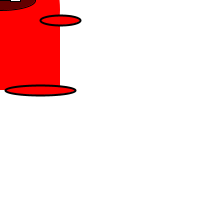
Frame 1 (no input)
Frame 60 (the mouse pressed at the canvas centre just before this capture): identical to frame 1, image omitted
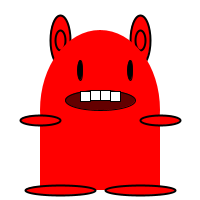
Frame 120 (the mouse held since frame 60 and released just before this capture)

The Processing sketch that drew these frames (run headless with seeded random() and noise(); from frame 60 on, the mouse is pressed at the canvas centre):

// Processing sketch: processing_122852
// ── processing_122852.pde

void setup()
{
  size(200, 200);
}

void draw () {
    background(255);

  
  stroke(1);
  fill(255,0,0);
  
  ellipseMode(CENTER);
  ellipse (mouseX-40,mouseY-60,20,50); //oor links


  ellipse (mouseX+40,mouseY-60,20,50); //oor rechts
  
  
   ellipse (mouseX-40,mouseY-60,10,20); //binnen oor links


  ellipse (mouseX+40,mouseY-60,10,20); //binnen oor rechts
  

  
  strokeWeight(2);
  noStroke();
  ellipse (mouseX,mouseY+10,120,160); //lichaam
  rect (mouseX-60,mouseY+20,120,70);  //lichaam


  
  stroke(1);
  strokeWeight(2);
  



  strokeWeight(1);
 
  fill(100,0,0);       
  ellipse(mouseX,mouseY,70,20);   //mond
  
  fill(255);
   rect(mouseX-10,mouseY-10,10,10); //tand
   rect(mouseX,mouseY-10,10,10);//tand
   rect(mouseX+10,mouseY-9,10,10);//tand
   rect(mouseX-20,mouseY-9,10,10);//tand

 
  fill(0);
  ellipse(mouseX+30,mouseY-30,5,20); //oog rechts

  ellipse(mouseX-20,mouseY-30,5,20); //oog links

  strokeWeight(2);
  fill(255,0,0);
  ellipse(mouseX-40,mouseY+90,70,10);//linkervoet
  ellipse(mouseX+40,mouseY+90,70,10);//rechtervoet
  
   ellipse (mouseX-60,mouseY+20,40,10); //arm links
  ellipse (mouseX+60,mouseY+20,40,10); //arm rechts

}
